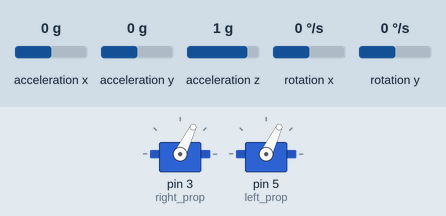
The program below on a simulated Arduino Uno, built with avr-gcc and run on an emulated ATmega328P. Parts: 2 × servo. Wiring (inferred from the names in the program): MPU-6050 motion sensor at I2C address 0x68. Inputs (shaded band) come from the test bench; at power-on: acceleration x 0 g, acceleration y 0 g, acceleration z 1 g, rotation x 0 °/s, rotation y 0 °/s. What the program prints to the serial monitor is not drawn.

Above: at 19.3 s.
19.4 s: acceleration x set to -1.4 g
At 19.8 s:
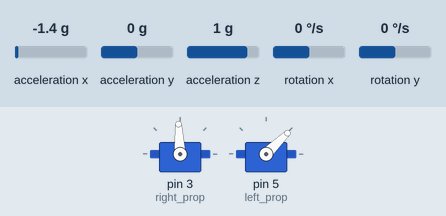
20.9 s: acceleration y set to -0.8 g
At 21.07 s:
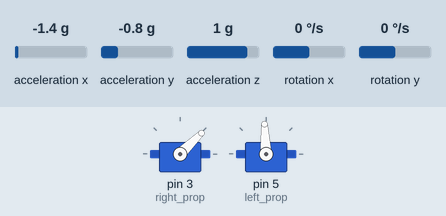
Timing chart, 0 to 23.9 s (numbered marks = the images above; inputs shaded):
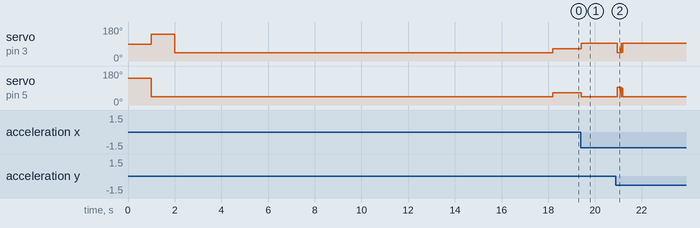

Measured:
- after the input at 19.4 s, servo on pin 3 (right_prop): 64° → 93° at once; servo on pin 5 (left_prop): 64° → 44° at once
- after the input at 20.9 s, servo on pin 3 (right_prop): 93° → 44° after 0.05 s, → 93° 0.13 s later; servo on pin 5 (left_prop): 44° → 93° after 0.05 s, → 44° 0.13 s later

The program:

main.cpp
```cpp
#include <Arduino.h>
#include <Wire.h>
#include <Servo.h>

Servo right_prop;
Servo left_prop;

/*MPU-6050 memberi kita data 16 bit sehingga kita harus membuat beberapa konstanta 16int
  untuk menyimpan data untuk akselerasi dan gyro*/

int16_t Acc_rawX, Acc_rawY, Acc_rawZ,Gyr_rawX, Gyr_rawY, Gyr_rawZ;
float AccRawXc, AccRawYc, AccRawZc, GyRawXc, GyRawYc, GyRawZc;
float Acceleration_angle[2];
float Gyro_angle[2];
float Total_angle[2];

float elapsedTime, time, timePrev;
float rad_to_deg = 180/3.141592654;

float PID, pwmLeft, pwmRight, error, previous_error;
float pid_p=0;
float pid_i=0;
float pid_d=0;

//  PID CONSTANTS
double kp=4.50;
double ki=0.015;
double kd=3.00;

double throttle=1200; //nilai awal throttle ke motor
float desired_angle = 0; //sudut di mana kita ingin keseimbangan tetap stabil
float xFilter, yFilter; //pengaplikasian kalman filter

float Xt, Xt_update, Xt_prev;
float Pt, Pt_update, Pt_prev;
float Kt, R=100, Q=1;
float a_kalman;

//KALMAN FILTER
float kalman(float a)
{
  Xt_update = Xt_prev;
  Pt_update = Pt_prev + Q;
  Kt = Pt_update/(Pt_update + R);
  Xt = Xt_update + (Kt*(a - Xt_update));
  Pt = (1 - Kt)*Pt_update;
  Xt_prev = Xt;
  Pt_prev = Pt;
  a_kalman = Xt;

  return a_kalman;
}

void setup_mpu_6050_registers(){
  //Activate the MPU-6050
  Wire.beginTransmission(0x68);                         //Start communicating with the MPU-6050
  Wire.write(0x6B);                                     //Send the requested starting register
  Wire.write(0);                                        //Set the requested starting register
  Wire.endTransmission(true);                           //End the transmission

}

void read_mpu_6050_acc(){
  Wire.beginTransmission(0x68);                         //Start communicating with the MPU-6050
  Wire.write(0x3B);                                     //Send the requested starting register
  Wire.endTransmission(false);                          //End the transmission
  Wire.requestFrom(0x68,6,true);                        //Request 6 register from the MPU-6050

  Acc_rawX=Wire.read()<<8|Wire.read();                  //Add the low and high byte to the acc raw x variable
  Acc_rawY=Wire.read()<<8|Wire.read();                  //Add the low and high byte to the acc raw y variable
  Acc_rawZ=Wire.read()<<8|Wire.read();                  //Add the low and high byte to the acc raw z variable
}

void read_mpu_6050_gyro(){
  Wire.beginTransmission(0x68);                         //Start communicating with the MPU-6050
  Wire.write(0x43);                                     //Send the requested starting register
  Wire.endTransmission(false);                          //End the transmission
  Wire.requestFrom(0x68,4,true);                        //Request 4 register from the MPU

  Gyr_rawX=Wire.read()<<8|Wire.read();                  //Add the low and high byte to the gyro raw x variable
  Gyr_rawY=Wire.read()<<8|Wire.read();                  //Add the low and high byte to the gyro raw y variable
  Gyr_rawZ=Wire.read()<<8|Wire.read();                  //Add the low and high byte to the gyro raw z variable
}

void calibrate_mpu6050(){
  for (int cal_int = 0; cal_int < 2000; cal_int++){

    read_mpu_6050_acc();
    AccRawXc += Acc_rawX;     //Menambah offset sumbu x acceleration ke variabel kalibrasi
    AccRawYc += Acc_rawY;     //Menambah offset sumbu y acceleration ke variabel kalibrasi
    AccRawZc += Acc_rawZ;     //Menambah offset sumbu z acceleration ke variabel kalibrasi

    read_mpu_6050_gyro();
    GyRawXc += Gyr_rawX;     //Menambah offset sumbu x gyro ke variabel kalibrasi
    GyRawYc += Gyr_rawY;     //Menambah offset sumbu y gyro ke variabel kalibrasi
    GyRawZc += Gyr_rawZ;     //Menambah offset sumbu z gyro ke variabel kalibrasi

    Serial.print("Calibrate: ");
    Serial.println(cal_int);
    delay(3);
  }
  //Membagi variabel kalibrasi dengan 2000 untuk mendapatkan offset rata-rata
  AccRawXc /= 2000;
  AccRawYc /= 2000;
  AccRawZc /= 2000;
  GyRawXc /= 2000;
  GyRawYc /= 2000;
  GyRawZc /= 2000;

}

void setup() {
  Wire.begin(); //begin the wire comunication
  setup_mpu_6050_registers();
  Serial.begin(115200); //baud rate
  right_prop.attach(3); //attach the right motor to pin
  left_prop.attach(5);  //attach the left motor to pin


  time = millis(); //Memulai menghitung waktu dalam milliseconds
  /*Untuk memulai ESC, kita harus mengirim nilai min
   * dari PWM ke ESC sebelum menghubungkan baterai. Jika tidak
   * ESC tidak akan memulai atau masuk ke dalam mode konfigurasi.
   * Nilai min adalah 1000us dan max adalah 2000us,*/

  left_prop.writeMicroseconds(2000);
  delay(1000);
  left_prop.writeMicroseconds(1000);

  right_prop.writeMicroseconds(2000);
  delay(1000);
  right_prop.writeMicroseconds(1000);
  delay(1000);

  calibrate_mpu6050();
  delay(5000);

}//end of setup void

void loop() {

    timePrev = time;  // the previous time is stored before the actual time read
    time = millis();  // actual time read
    elapsedTime = (time - timePrev) / 1000;

  /*TimeStep adalah waktu yang telah berlalu sejak perulangan sebelumnya.
   * Ini adalah nilai yang akan kita gunakan dalam rumus sebagai "elapsedTime"
   * dalam hitungan detik. Kita bekerja dalam ms sehingga kita harus membagi nilai tersebut dengan 1000
    to obtain seconds*/

    Acc_rawX -= AccRawXc;     //Mengurangi offset calibration value Dari data raw acc x
    Acc_rawY -= AccRawYc;     //Mengurangi offset calibration value Dari data raw acc y
    Acc_rawZ -= AccRawZc;     //Mengurangi offset calibration value Dari data raw acc z

    Gyr_rawX -= GyRawXc;      //Mengurangi offset calibration value Dari data raw gyro x
    Gyr_rawY -= GyRawYc;      //Mengurangi offset calibration value Dari data raw gyro y
    Gyr_rawZ -= GyRawZc;      //Mengurangi offset calibration value Dari data raw gyro z

    /*Bagian di mana kita harus menghitung sudut-sudut dengan menggunakan persamaan Euler*/
    /* - Sekarang, untuk mendapatkan nilai akselerasi dalam unit "g", pertama-tama kita harus membagi nilai mentah
     * Nilai-nilai yang baru saja kita baca dengan 16384.0 karena itulah nilai yang diberikan oleh MPU6050
     * dari datasheet.*/
    /* - Selanjutnya kita harus menghitung nilai radian ke derajat dengan membagi 180º dengan angka PI
    * yaitu 3.141592654 dan menyimpan nilai ini dalam variabel rad_to_deg. Agar tidak perlu
    * untuk menghitung nilai ini di setiap loop, kita telah melakukannya sekali saja sebelum setup void.
    */

    /* Sekarang kita bisa menerapkan rumus Euler. Atan akan menghitung arctangent. Pow(a,b)
     * pow(a,b) akan meningkatkan nilai a ke pangkat b. Dan akhirnya fungsi sqrt
     * akan menghitung akar kuadrat.*/
    read_mpu_6050_acc();
    /*---X---*/
    Acceleration_angle[0] = atan((Acc_rawY/16384.0)/sqrt(pow((Acc_rawX/16384.0),2) + pow((Acc_rawZ/16384.0),2)))*rad_to_deg;
    /*---Y---*/
    Acceleration_angle[1] = atan(-1*(Acc_rawX/16384.0)/sqrt(pow((Acc_rawY/16384.0),2) + pow((Acc_rawZ/16384.0),2)))*rad_to_deg;


  /*Sekarang untuk mendapatkan data gyro dalam derajat/sekon kita harus membagi terlebih dahulu
  nilai mentah dengan 131 karena itu nilai yang diberikan datasheet kepada kita*/
  read_mpu_6050_gyro();
  /*---X---*/
  Gyro_angle[0] = Gyr_rawX/131.0;
  /*---Y---*/
  Gyro_angle[1] = Gyr_rawY/131.0;

  /*Sekarang untuk mendapatkan derajat, kita harus mengalikan derajat/detik
   *dengan elapsedTime.*/
  /*akhirnya kita dapat menerapkan filter akhir di mana kita menambahkan akselerasi
   *bagian yang mempengaruhi sudut dan tentu saja dikalikan dengan 0,98 */

  /*---X axis angle---*/
  Total_angle[0] = 0.98 *(Total_angle[0] + Gyro_angle[0]*elapsedTime) + 0.02*Acceleration_angle[0];
  /*---Y axis angle---*/
  Total_angle[1] = 0.98 *(Total_angle[1] + Gyro_angle[1]*elapsedTime) + 0.02*Acceleration_angle[1];

  /*PENGAPLIKASIAN KALMAN FILTER*/
  xFilter = (kalman(Total_angle[0])*100);
  yFilter = (kalman(Total_angle[1])*100);

  /*PRINT TO SERIAL MONITOR*/
  Serial.print("Angle: ");
  Serial.print(xFilter);
  Serial.print(" ");
  Serial.print("Left: ");
  Serial.print(pwmLeft);
  Serial.print(" ");
  Serial.print("Right: ");
  Serial.print(pwmRight);
  Serial.print(" ");
  Serial.print("PID: ");
  Serial.print(PID);
  Serial.print(" ");
  Serial.print("Error: ");
  Serial.println(error);


/*///////////////////////////P I D///////////////////////////////////*/

/*Pertama-tama hitung error antara sudut yang diinginkan dan
*sudut yang sebenarnya diukur (filtered data)*/
error = xFilter - desired_angle;

/*Selanjutnya nilai proporsional PID hanya konstanta proporsional
*dikalikan dengan error*/
pid_p = kp*error;

/* Bagian integral seharusnya hanya bertindak jika kita dekat dengan
posisi yang diinginkan tetapi kita ingin menyetel error dengan baik. Itu
mengapa perlu dibuat operasi if untuk error antara -3 dan 3 derajat.
Untuk mengintegrasikan, kita hanya menjumlahkan nilai integral sebelumnya dengan
error dikalikan dengan konstanta integral. Ini akan mengintegrasikan (meningkatkan)
nilai setiap putaran sampai kita mencapai titik 0*/
if(-3 <error && error <3){
  pid_i = pid_i+(ki*error);
}

/* Bagian terakhir adalah derivate. Derivate bertindak atas kecepatan error.
Seperti yang kita ketahui kecepatan adalah jumlah error yang dihasilkan dalam
jumlah tertentu,waktu tertentu dibagi dengan waktu tersebut. Untuk itu kita akan
menggunakan variabel yang disebut previous_error.Kita substraksikan nilai itu
dari aktual error dan membagi semua dengan waktu yang telah berlalu.
Akhirnya kita kalikan hasilnya dengan konstanta derivative*/
pid_d = kd*((error - previous_error)/elapsedTime);

/*Nilai PID akhir adalah jumlah dari masing-masing 3 bagian ini*/
PID = pid_p + pid_i + pid_d;

/*Kita tahu bahwa nilai min dari sinyal PWM adalah 1000us dan max adalah 2000. Jadi
itu memberi tahu kita bahwa nilai PID dapat berosilasi lebih dari -1000 dan 1000 karena
ketika kita memiliki nilai 2000us nilai maksimum yang bisa kita kurangi adalah 1000
dan ketika kita memiliki nilai 1000us untuk sinyal PWM, nilai maksimum yang bisa kita
tambahkan adalah 1000 untuk mencapai maksimum 2000us*/
if(PID < -1000)
{
  PID=-1000;
}
if(PID > 1000)
{
  PID=1000;
}

/* menghitung lebar PWM. dengan menjumlahkan throttle
yang diinginkan dan nilai PID*/
pwmLeft = throttle - (PID*150/100);
pwmRight = throttle + PID;

/* Selanjutnya melakukan threshold nilai PWM untuk memastikan bahwa
kita tidak akan melewati nilai minimal dan nilai maksimal.*/

//Right
if(pwmRight < 1000)
{
  pwmRight= 1000;
}
if(pwmRight > 1500)
{
  pwmRight=1500;
}

//Left
if(pwmLeft < 1000)
{
  pwmLeft= 1000;
}
if(pwmLeft > 1500)
{
  pwmLeft=1500;
}

/* Dengan menggunakan fungsi servo, kita membuat pulsa PWM dengan perhitungan
lebar untuk setiap pulsa */

left_prop.writeMicroseconds(pwmLeft);
right_prop.writeMicroseconds(pwmRight);
previous_error = error; //Mengingat untuk menyimpan error sebelumnya.

}//end of loop void
```
